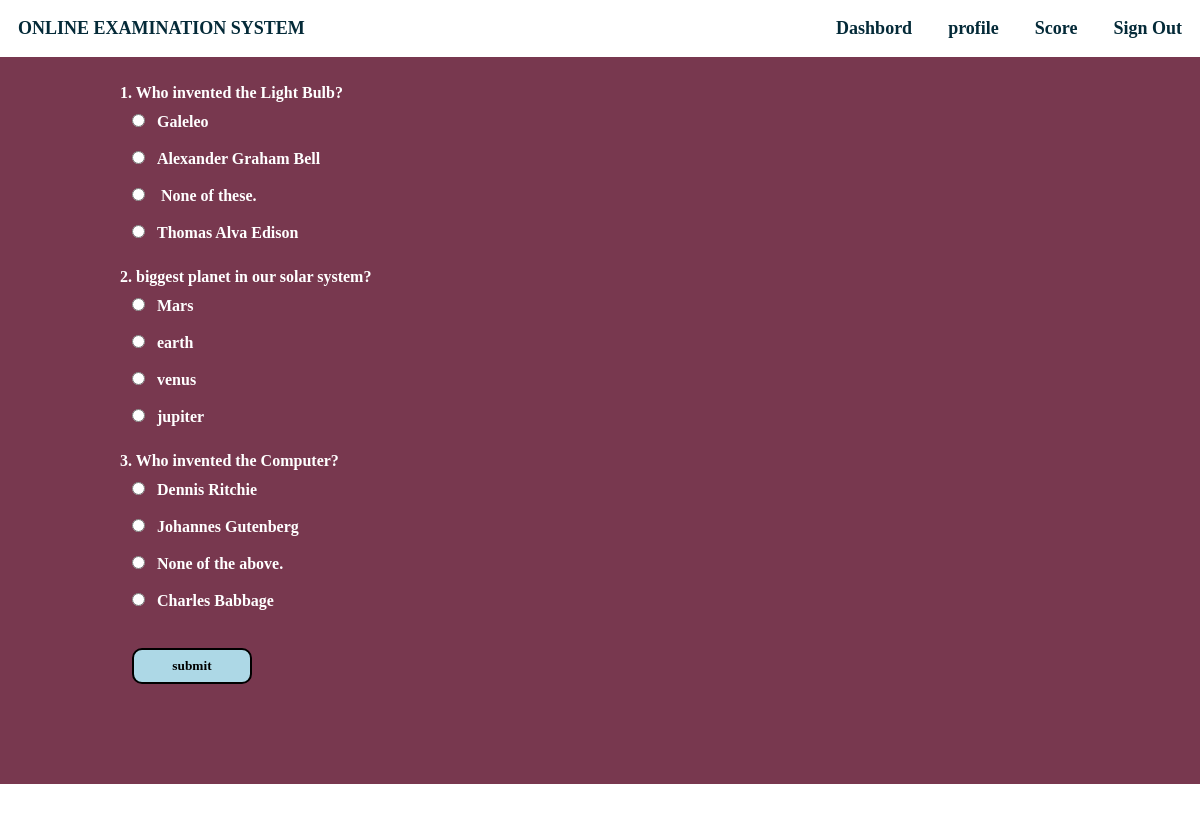
The app's page /takeq.php?qid=4 (signed in) with its own data.
### tables this page shows
CREATE TABLE IF NOT EXISTS `questions` (
  `qs` varchar(200) NOT NULL,
  `op1` varchar(30) NOT NULL,
  `op2` varchar(30) NOT NULL,
  `op3` varchar(30) NOT NULL,
  `answer` varchar(30) NOT NULL,
  `quizid` int(11) NOT NULL,
  UNIQUE KEY `qs` (`qs`),
  KEY `quizid` (`quizid`),
  KEY `quizid_2` (`quizid`),
  KEY `quizid_3` (`quizid`)
);

### takeq.php (the view, shortened to what this page needs)
<html>
<head>
</head>
<?php
require_once 'sql.php';
                $conn = mysqli_connect($host, $user, $ps, $project);if (!$conn) {
    echo "<script>alert(\"Database error retry after some time !\")</script>";
}
?>
<body style="margin: 0 !important;font-weight: bolder !important;font-family: 'Times New Roman', Times, serif;color: #fff">
    <div style="background-color: #78384f;height: auto;">
        <div class="navbar" style="display: inline-flex;width: 100%;color:#042A38;position:fixed;">
            <section style="margin: 1.5vw;">ONLINE EXAMINATION SYSTEM</section>
            <ul style="display: inline-flex;padding: 0 !important;margin: 0;float: right;right: 0;position: fixed;width: 50vw;">
                <li onclick="dash()">Dashbord</li>
                <li onclick="prof()">profile</li>
                <li onclick="score()">Score</li>
                <li onclick="lo()">Sign Out</li>
            </ul>
        </div><br><br>
        <section style="margin-top: 4vw;width:80vw;margin-left:10vw;margin-right:10vw">
        <?php
        if(isset($_GET["qid"])){
        $qid=$_GET["qid"];
            $sql ="select * from questions where quizid='{$qid}'";
            $res=mysqli_query($conn,$sql);
            if($res)
            {
                if(mysqli_num_rows($res)==0)
                {
                    echo "No questions found under this quiz please come later";
                }else{
                $i=1;
                $j=0;
                echo "<form method=\"POST\">";
                while ($row = mysqli_fetch_assoc($res)) {
                    echo $i.". ".$row["qs"]."<br>";
                    echo "<input type=\"radio\" value=\"".$j."\" name=\"ans".$i.$j."\">".$row["op1"]."<br>";
                    echo "<input type=\"radio\" value=\"".($j+1)."\" name=\"ans".$i.$j."\">".$row["op2"]."<br>";
                    echo "<input type=\"radio\" value=\"".($j+2)."\"name=\"ans".$i.$j."\">".$row["op3"]."<br>";
                    echo "<input type=\"radio\"value=\"".($j+3)."\" name=\"ans".$i.$j."\">".$row["answer"]."<br><br>";
                    $i++;
                }
                echo "<input id=\"btn\" type=\"submit\" name=\"submit\" value=\"submit\"><br><br><br>";
                echo "</form><br><br>";
            }
            }
            else
            {
                echo "error".mysqli_error($conn).".";
            }
     } ?>
        </section>
    </div>
    <?php require("footer.php");?>
</body>
</html>

### footer.php
<div class="foot w3-container" style="height: 3vh !important;width:100%;color:#042A38;background-color:#fff;font-weight:bolder;margin:0;margin-top:1vw;bottom:0">
</div>

### takeq.php (style rules this page uses)
li { margin: 1.5vw; }
ul { list-style: none; width: auto !important; }
.navbar { background-color:#fff !important; font-size: 1.5vw; }
input { margin:1vw; }
#btn { height: 3vw;width: 10vw;font-family: 'Times New Roman', Times, serif;font-weight: bolder;border-radius: 10px;border: 2px solid black;background-color: lightblue; }

### records on screen
questions: qs "Who invented the Light Bulb?", op1 "Galeleo", op2 "Alexander Graham Bell", op3 "None of these.", answer "Thomas Alva Edison"
questions: qs "biggest planet in our solar system?", op1 "Mars", op2 "earth", op3 "venus", answer "jupiter"
questions: qs "Who invented the Computer?", op1 "Dennis Ritchie", op2 "Johannes Gutenberg", op3 "None of the above.", answer "Charles Babbage"
